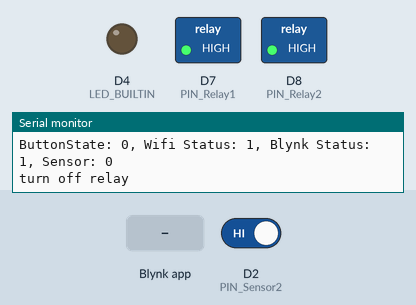
Bench run of a sketch on a simulated ESP8266 (NodeMCU). Shown: switched loads named in the sketch (green lamp = pin HIGH), output pins drawn as LEDs (lit = HIGH, except the on-board LED, lit = LOW), the last lines printed to the serial monitor. Inputs (shaded band) come from the test bench; at power-on: D2 (PIN_Sensor2) HIGH. WiFi joins after 1.5 s; servers stay silent unless stated.

Above: at 1.8 s.
1.9 s: Blynk app writes 1 to V5
At 3.6 s:
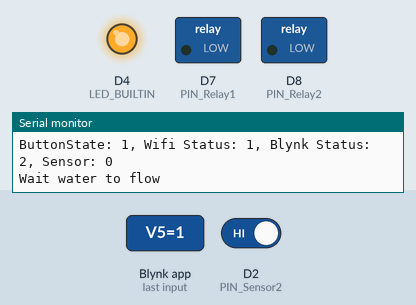
4.5 s: D2 (PIN_Sensor2) driven LOW
6.7 s: D2 (PIN_Sensor2) driven HIGH
At 7.5 s:
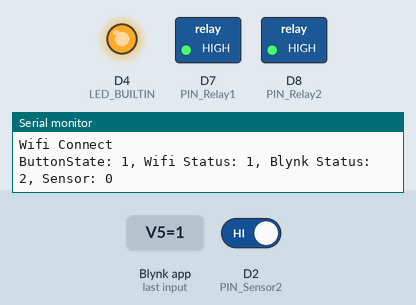
Timing chart, 0 to 9.7 s (numbered marks = the images above; inputs shaded):
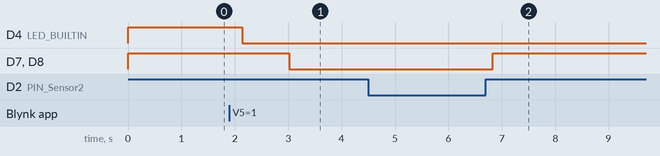

The sketch:

ESP8266_Water_level.ino
```cpp
#define BLYNK_PRINT Serial

#include <ESP8266WiFi.h>
#include <BlynkSimpleEsp8266.h>

#define PIN_Sensor1         D1
#define PIN_Sensor2         D2
#define PIN_Relay1          D7
#define PIN_Relay2          D8

const char* auth = "TpgjnqeeO2y30G3b_49YYH4T_a7QbhyQ";//"Y0RuykHXC3DZfGSLio0-VuYGz35Mt6vq";
const char* ssid = "Rajawali lojajar";
const char* pass = "lojajar142";
const char* notifMessage;
const char* notif1 = "Air Keluar";
const char* notif2 = "Air Tidak Keluar";
const char* notif3 = "Air dimatikan";


unsigned long waterTimeout;
uint8_t lastButtonState, buttonState = 0, wifiStatus = 0, initBlynk = 0;
uint8_t ledState = 0;

struct {
  unsigned long timeOut;
  uint8_t update;
} notif;

unsigned long timer_waterOn;

void setup() {
  // put your setup code here, to run once:
  pinMode(PIN_Sensor1, INPUT_PULLUP);
  pinMode(PIN_Sensor2, INPUT_PULLUP);
  pinMode(PIN_Relay1, OUTPUT);
  pinMode(PIN_Relay2, OUTPUT);

  pinMode(LED_BUILTIN, OUTPUT);
 WiFi.disconnect();
  Serial.begin(9600);
  WiFi.mode(WIFI_STA);
//  if (WiFi.status() != WL_CONNECTED)
//{
 IPAddress ip(192, 168, 1, 8);
  IPAddress gw(192, 168, 1, 1);
  IPAddress sn(255, 255, 255, 0);
  WiFi.config(ip, gw, sn, gw);
    WiFi.begin(ssid, pass);
//  }
  notif.update = 0;
  notifMessage = NULL;
  lastButtonState = 0;
  digitalWrite(LED_BUILTIN, LOW);
  digitalWrite(PIN_Relay1, LOW);
}

unsigned long reconnected_timer = 0;
void loop() {
  // put your main code here, to run repeatedly:

  wifiStatus = WiFi.status() == WL_CONNECTED;

  // ================== BLYNK CONTROL =====================
  if (wifiStatus) {
    if (initBlynk == 0) { //init
      Blynk.config(auth, BLYNK_DEFAULT_DOMAIN, BLYNK_DEFAULT_PORT);
      initBlynk = 1;
      relayIs(LOW);
    Serial.println("Blynk init");
    }
    else if (initBlynk == 1) { //connecting
      digitalWrite(LED_BUILTIN, ledState == HIGH);
      relayIs(LOW); //Turn off relay
      ledState = !ledState;
      initBlynk =  Blynk.connected() == true ? 2 : 1;
      if(initBlynk == 1)
        initBlynk =  Blynk.connect() == true ? 2 : 1;

    Serial.println("Blynk Reconnect");
    }
    else {//connected
      digitalWrite(LED_BUILTIN, LOW);
      initBlynk =  Blynk.connected() == true ? 2 : 0;
      Blynk.run();

    Serial.println("Blynk connected");
    }
    reconnected_timer = millis();
    Serial.println("Wifi Connect");
  }
  else {
    static unsigned int dis = 0;
    if (millis() - reconnected_timer > 5000) {
      WiFi.reconnect();
      reconnected_timer = millis();
      dis++;
      if(dis >= 3){
        WiFi.disconnect();
        delay(100);
        dis = 0;
       WiFi.begin(ssid, pass);
      }

    Serial.println("Wifi Reconnected");
    }
    Serial.println("Wifi not Connected");
    initBlynk = 0;
    digitalWrite(LED_BUILTIN, HIGH);
    relayIs(LOW); //Turn off relay
    lastButtonState = 255; //interlock button, the water not flow
  }

  //=================== NOTIF CONTROL===============================

  if (wifiStatus && initBlynk > 1 && notif.update == 1) {
    if (notifMessage != NULL)
      Blynk.notify(notifMessage);
    notif.update = 2;
    notif.timeOut = millis();
  }
  else if (notif.update == 2 && (millis() - notif.timeOut) > 7000 ) {
    notif.update = 0;
  }

  Serial.println("ButtonState: " + String(buttonState) + ", Wifi Status: " + String(wifiStatus) + ", Blynk Status: " + String(initBlynk) + ", Sensor: " + String(readSensor()));

  //================================= BUTTON CONTROL====================

  if (buttonState == 1 && lastButtonState == 0) {
    lastButtonState = 1;//interlocking
  }
  else if (buttonState == 0) {
    lastButtonState = 0;
    relayIs(LOW); //Turn off relay
    notif.update = 0;
    Serial.println("turn off relay");
  }

  if (lastButtonState == 1) { //Turn on relay
    relayIs(HIGH);
    lastButtonState = 2;
    waterTimeout = millis();
    Serial.println("turn on relay");
  }
  else if (lastButtonState == 2) { //wait water to flow
    Serial.println("Wait water to flow");
    if (millis() - waterTimeout > 120000) {
      if (notif.update == 0) {
        notif.update = 1;
        notifMessage = notif2;
        relayIs(LOW); //Turn off relay
        lastButtonState = 255; //interlock button, the water not flow
      }
    }
    else if (readSensor()) { //the water flow
      Serial.println("water flow");
      lastButtonState = 3;
      if (notif.update == 0) {
        notif.update = 1;
        notifMessage = notif1;
      }
      timer_waterOn = millis();
    }
  }
  else if (lastButtonState == 3) {
    Serial.println("OKE");
    if (!readSensor()) {
      if (notif.update == 0) {
        notif.update = 1;
        notifMessage = notif2;
      }
      relayIs(LOW); //Turn off relay
      lastButtonState = 255; //interlock button, the water not flow
    }
    else if(millis() - timer_waterOn > (30*60000)){
      relayIs(LOW); //Turn off relay
      lastButtonState = 255; //interlock button, the water not flow
      if (notif.update == 0) {
        notif.update = 1;
        notifMessage = notif3;
      }
    }
  }
  else{
    relayIs(LOW); //Turn off relay
  }
  delay(500);
}

BLYNK_WRITE(V5) // V5 is the number of Virtual Pin
{
  buttonState = param.asInt();
}


uint8_t readSensor() {
  return !digitalRead(PIN_Sensor2);// || digitalRead(PIN_Sensor2) == HIGH;
}


void relayIs(bool state) {
  digitalWrite(PIN_Relay1, !state);
  digitalWrite(PIN_Relay2, !state);
}
```

Measured:
- after the input at 1.9 s, D7 (PIN_Relay1), D8 (PIN_Relay2): HIGH → LOW after 1.1 s
- after the input at 6.7 s, D7 (PIN_Relay1), D8 (PIN_Relay2): LOW → HIGH after 0.13 s
